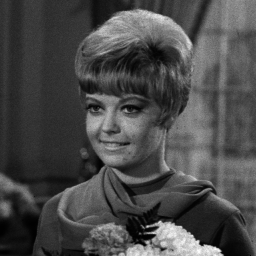
%> input picture 数字图像处理与分析/labs/lab4/pics/Girl.bmp, 256 x 256 px
$ octave Lab4_filter_girl.m   (GNU Octave 9; MATLAB toolbox functions it lacks are replaced by stand-ins)
%> lines starting %> are read from the running program, lines starting %| are printed output that depends on the picture; in (x1, y1, x2, y2) boxes, pixels count from 0 and x2, y2 are one past the last pixel; in counts of white or black regions, pixels touching at a corner belong together; the program's own positions count from 1
clc;
clear;
close all;

% This is the lab for digital image courses
% Task 4 PART III
% Filter

girl = imread("./pics/girl.bmp");
%> girl is the input picture: size 256x256 uint8; min 0, max 254, mean 73.6
girl_fourier = fftshift(fft2(girl));
[m, n] = size(girl);
%> m = 256; n = 256
mid_m = floor(m/2);
%> mid_m = 128
mid_n = floor(n/2);
%> mid_n = 128

% 产生噪声
girl_salt = imnoise(girl,'salt & pepper',0.03);
girl_salt_fourier = fftshift(fft2(girl_salt));
girl_gauss = imnoise(girl,'gaussian', 0, 0.01);
girl_gauss_fourier = fftshift(fft2(girl_gauss));

% 产生低通滤波器
H_idel_l = zeros(m, n);
H_butterworze_l = zeros(m, n);
H_gauss_l = zeros(m, n);
H_idel_h = zeros(m, n);
H_butterworze_h = zeros(m, n);
H_gauss_h = zeros(m, n);

H_salt_idel = zeros(m, n);
H_salt_butterworze = zeros(m, n);
H_salt_gauss = zeros(m, n);
H_gauss_idel = zeros(m, n);
H_gauss_butterworze = zeros(m, n);
H_gauss_gauss = zeros(m, n);

%原图
T_l = 35;              % 理想低通
D_l = 200; N_l = 1;      % 巴特沃斯低通
Sigma_l = 50;          % 高斯低通

T_h = 20;                % 理想高通  sqrt(2)?
D_h = 20; N_h = 1;      % 巴特沃斯高通
Sigma_h = 30;            % 高斯高通

for i = 1 : m
    for j = 1 : n
        dis = sqrt((i - mid_m)^2 + (j - mid_n)^2);
        if dis > T_l
            H_idel_l(i, j) = 0;
        else
            H_idel_l(i, j) = 1;
        end
        if dis > T_h
            H_idel_h(i, j) = 1;
        else
            H_idel_h(i, j) = 0;
        end
        H_butterworze_l(i, j) = (1 + (dis/D_l)^(2*N_l))^-1;
        H_butterworze_h(i, j) = (1 + (D_h/dis)^(2*N_h))^-1;
        H_gauss_l(i, j) = exp(-dis^2 / (2 * Sigma_l^2));
        H_gauss_h(i, j) = 1 - exp(-dis^2 / (2 * Sigma_h^2));
    end
end
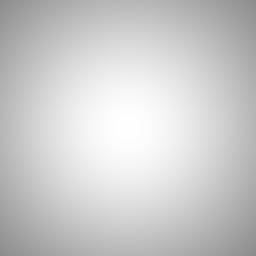
%> H_butterworze_l: size 256x256 double; min 0.55, max 1, mean 0.8
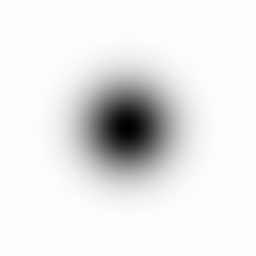
%> H_gauss_h: size 256x256 double; min 0, max 1, mean 0.914
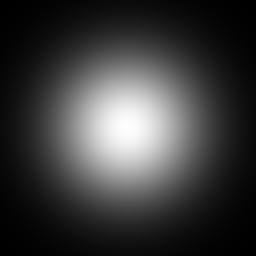
%> H_gauss_l: size 256x256 double; min 0.00142, max 1, mean 0.235
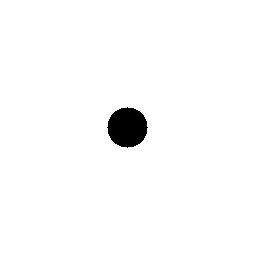
%> H_idel_h: size 256x256 double; values 0 (black) and 1 (white), 98.1% white; 1 black region, box (x1, y1, x2, y2) and area: (107, 107, 148, 148) 1257
%> H_idel_l: size 256x256 double; values 0 (black) and 1 (white), 5.9% white; 1 white region, box (x1, y1, x2, y2) and area: (92, 92, 163, 163) 3853

% 椒盐噪声图
T_salt = 40;              % 理想低通
D_salt = 150; N_salt = 2;      % 巴特沃斯低通
Sigma_salt = 25;          % 高斯低通
for i = 1 : m
    for j = 1 : n
        dis = sqrt((i - mid_m)^2 + (j - mid_n)^2);
        if dis > T_salt
            H_salt_idel(i, j) = 0;
        else
            H_salt_idel(i, j) = 1;
        end
        H_salt_butterworze(i, j) = (1 + dis/D_salt)^(-2*N_salt);
        H_salt_gauss(i, j) = exp(-dis^2 / (2 * Sigma_salt^2));
    end
end
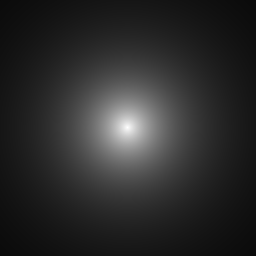
%> H_salt_butterworze: size 256x256 double; min 0.0422, max 1, mean 0.173
%> H_salt_idel: size 256x256 double; values 0 (black) and 1 (white), 7.7% white; 1 white region, box (x1, y1, x2, y2) and area: (87, 87, 168, 168) 5025

% 高斯噪声图
T_gauss = 40;              % 理想低通
D_gauss = 150; N_gauss = 2;      % 巴特沃斯低通
Sigma_gauss = 30;          % 高斯低通
for i = 1 : m
    for j = 1 : n
        dis = sqrt((i - mid_m)^2 + (j - mid_n)^2);
        if dis > T_gauss
            H_gauss_idel(i, j) = 0;
        else
            H_gauss_idel(i, j) = 1;
        end
        H_gauss_butterworze(i, j) = (1 + dis/D_gauss)^(-2*N_gauss);
        H_gauss_gauss(i, j) = exp(-dis^2 / (2 * Sigma_gauss^2));
    end
end
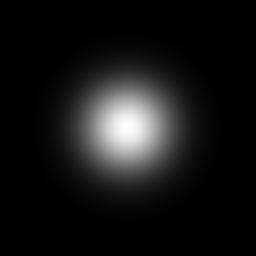
%> H_gauss_gauss: size 256x256 double; min 1.24e-08, max 1, mean 0.0863

% 频率域滤波
girl_idel_l = H_idel_l .* girl_fourier;
girl_butterworze_l = H_butterworze_l .* girl_fourier;
girl_gausss_l = H_gauss_l .* girl_fourier;

girl_idel_h = H_idel_h .* girl_fourier;
girl_butterworze_h = H_butterworze_h .* girl_fourier;
girl_gausss_h = H_gauss_h .* girl_fourier;

girl_salt_idel = H_salt_idel .* girl_salt_fourier;
girl_salt_butterworze = H_salt_butterworze .* girl_salt_fourier;
girl_salt_gauss = H_salt_gauss .* girl_salt_fourier;

girl_gauss_idel = H_gauss_idel .* girl_gauss_fourier;
girl_gauss_butterworze = H_gauss_butterworze .* girl_gauss_fourier;
girl_gauss_gauss = H_gauss_gauss .* girl_gauss_fourier;

% 傅里叶反变换
girl_ifourier_idel_l = uint8(abs(ifft2(girl_idel_l)));
girl_ifourier_butterworze_l = uint8(abs(ifft2(girl_butterworze_l)));
girl_ifourier_gauss_l = uint8(abs(ifft2(girl_gausss_l)));

girl_ifourier_idel_h = (abs(ifft2(girl_idel_h)));
girl_ifourier_butterworze_h =(abs(ifft2(girl_butterworze_h)));
girl_ifourier_gauss_h = (abs(ifft2(girl_gausss_h)));

girl_salt_ifourier_idel = uint8(abs(ifft2(girl_salt_idel)));
girl_salt_ifourier_butterworze = uint8(abs(ifft2(girl_salt_butterworze)));
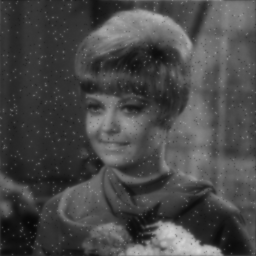
%> girl_salt_ifourier_butterworze: size 256x256 uint8; min 7, max 213, mean 72.4
girl_salt_ifourier_gauss = uint8(abs(ifft2(girl_salt_gauss)));

girl_gauss_ifourier_idel = uint8(abs(ifft2(girl_gauss_idel)));
girl_gauss_ifourier_butterworze = uint8(abs(ifft2(girl_gauss_butterworze)));
girl_gauss_ifourier_gauss = uint8(abs(ifft2(girl_gauss_gauss)));

% 展示

figure();
subplot(4, 4, 1);
imshow(girl);
title("Girl 原始图");

subplot(4, 4, 2);
imshow(girl_ifourier_idel_l);
title("Girl 理想低通滤波图");

subplot(4, 4, 3);
imshow(girl_ifourier_butterworze_l);
title("Girl 巴特沃斯低通滤波图");

subplot(4, 4, 4);
imshow(girl_ifourier_gauss_l);
title("Girl 高斯低通滤波图");

subplot(4, 4, 5);
imshow(girl_salt);
title("Girl 椒盐噪声图");

subplot(4, 4, 6);
imshow(girl_salt_ifourier_idel);
title("Girl 椒盐噪声理想低通滤波图");

subplot(4, 4, 7);
imshow(girl_salt_ifourier_butterworze);
title("Girl 椒盐噪声巴特沃斯低通滤波图");

subplot(4, 4, 8);
imshow(girl_salt_ifourier_gauss);
title("Girl 椒盐噪声高斯低通滤波图");

subplot(4, 4, 9);
imshow(girl_gauss);
title("Girl 高斯噪声图");

subplot(4, 4, 10);
imshow(girl_gauss_ifourier_idel);
title("Girl 高斯噪声理想低通滤波图");

subplot(4, 4, 11);
imshow(girl_gauss_ifourier_butterworze);
title("Girl 高斯噪声巴特沃斯低通滤波图");

subplot(4, 4, 12);
imshow(girl_gauss_ifourier_gauss);
title("Girl 高斯噪声高斯低通滤波图");

subplot(4, 4, 13);
imshow(girl);
title("Girl 原始图");

subplot(4, 4, 14);
imshow(girl_ifourier_idel_h, []);
title("Girl 理想高通滤波图");

subplot(4, 4, 15);
imshow(girl_ifourier_butterworze_h, []);
title("Girl 巴特沃斯高通滤波图");

subplot(4, 4, 16);
imshow(girl_ifourier_gauss_h, []);
title("Girl 高斯高通滤波图");

$ run again, with 数字图像处理与分析/labs/lab4/pics/pout.bmp copied over 数字图像处理与分析/labs/lab4/pics/Girl.bmp
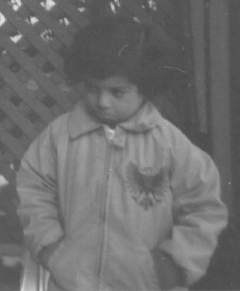
%> input picture 数字图像处理与分析/labs/lab4/pics/pout.bmp, 240 x 291 px
%> girl is the input picture: size 291x240 uint8; min 74, max 224, mean 110.3
%> after the loop `for i = 1 : m`:
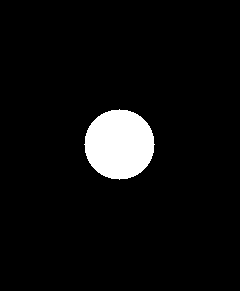
%> H_idel_l: size 291x240 double; values 0 (black) and 1 (white), 5.5% white; 1 white region, box (x1, y1, x2, y2) and area: (84, 109, 155, 180) 3853
%> `girl_salt_ifourier_butterworze = uint8(abs(ifft2(girl_salt_butterworze..`:
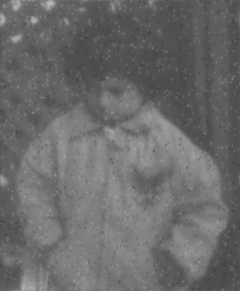
%> girl_salt_ifourier_butterworze: size 291x240 uint8; min 63, max 183, mean 106.7
